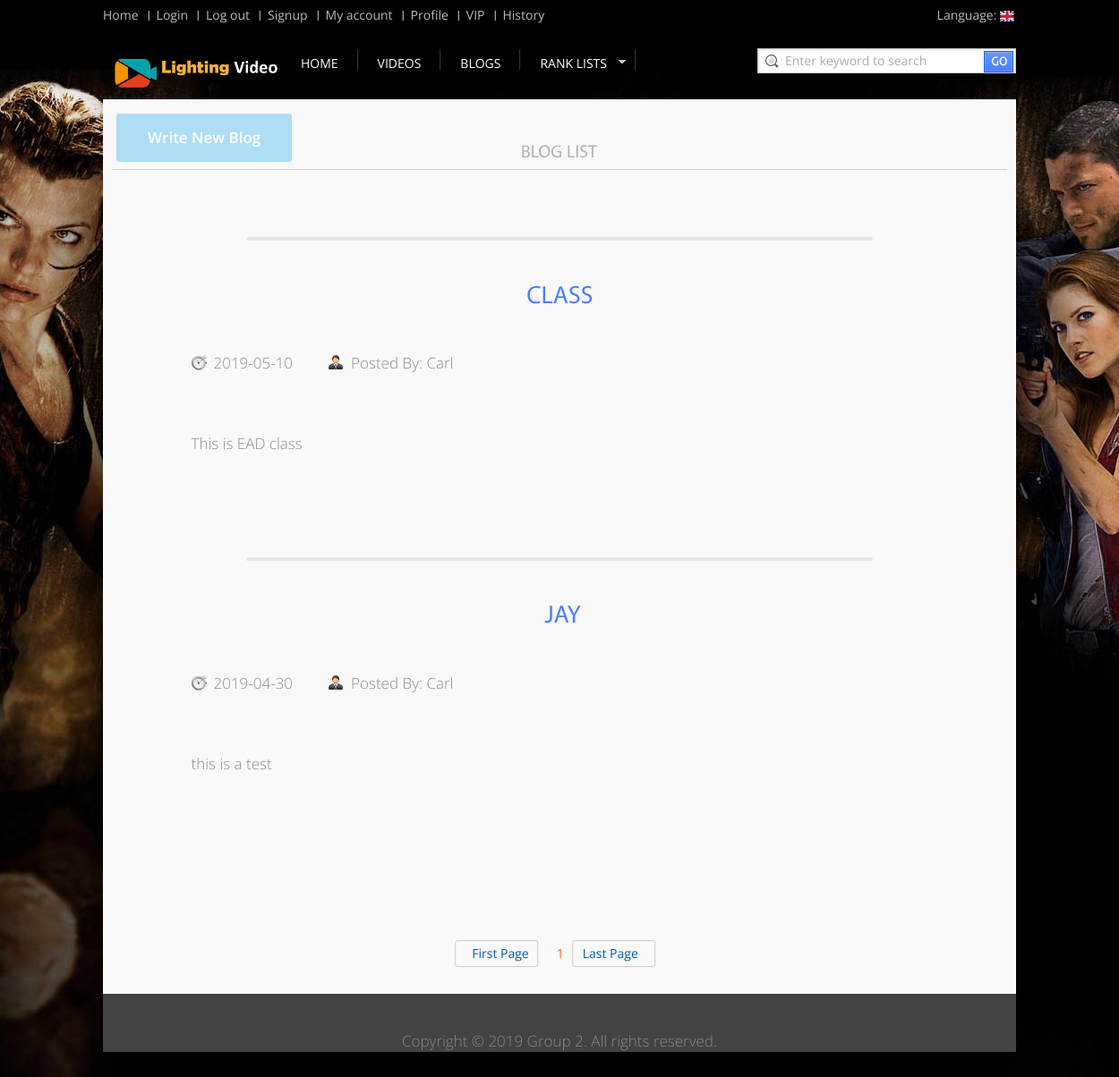
/blog/blogs.php (signed in), run on the app's committed database.
### tables this page shows
CREATE TABLE `blogs` (
  `bg_id` int(20) NOT NULL,
  `bg_title` text,
  `bg_date` date DEFAULT NULL,
  `bg_contents` text,
  `ac_id` int(20) DEFAULT NULL,
  `bg_popularity` varchar(99) DEFAULT NULL
);

CREATE TABLE `accounts` (
  `ac_id` int(20) NOT NULL,
  `ac_name` varchar(30) NOT NULL,
  `ac_password` varchar(20) NOT NULL,
  `ac_age` int(3) NOT NULL,
  `ac_phone` varchar(33) NOT NULL,
  `ac_email` varchar(30) NOT NULL,
  `ac_type` varchar(10) NOT NULL
);

### blog/blogs.php (the view, shortened to what this page needs)
<?php
require_once('../includes/rank_list_header.php');
?>
<link rel="stylesheet" href="../modal/bootstrap.min.css" />
<link rel="stylesheet" href="../js/confirm/example/example.css">
<link rel="stylesheet" href="../js/confirm/lib/sweet-alert.css">
</head>
<div id="content_sec" style="position:relative;">
    <div style='position:absolute;margin-top:-20px;z-index:100;'>
        <button style='display:inline;float:left;' data-toggle="modal" data-target="#myModal">Write New Blog</button>
    </div>
    <div class="col1">
        <div class="blog" style="position:relative;">
            <h2 class="heading">Blog List</h2>
            <ul class="bloglisting">
                <?php
                $num_rec_per_page = 6;
                if (isset($_GET["page"])) {
                    $page  = $_GET["page"];
                } else {
                    $page = 1;
                };
                $start_from = ($page - 1) * $num_rec_per_page;
                $query = "SELECT * ";
                $query .= "FROM blogs order by bg_id desc LIMIT $start_from, $num_rec_per_page ";
                $result = mysqli_query($connection, $query);
                while ($loop = mysqli_fetch_array($result)) {
                    $acid = $loop['ac_id'];
                    $query3 = "select ac_name from accounts where ac_id = '$acid'";
                    $result3 = mysqli_query($connection, $query3);
                    $row3 = mysqli_fetch_array($result3);
                    echo "<li>";
                    echo "<div class='desc'>";
                    echo "<h3>" . "<a href='' class='colr'>" . $loop["bg_title"] . "</a>" . "</h3>";
                    echo "<p class='time'>" . $loop['bg_date'] . "</p>";
                    echo "<p class='postedby'>Posted By:      " . $row3['ac_name'] . "</p>";
                    echo "<p class='txt'>" . $loop['bg_contents'] . "</p>";
                    echo "</div>";
                    echo "</li>";
                    ?>
                    <div class="container" style="z-index:200;">
                    </div>
                <?php
            }
            ?>
            </ul>
        </div>
    </div>
    <div class="page-icon" style="position:absolute;left:50%;bottom:0;transform: translate(-50%, -50%);">
        <ul>
            <?php
            $query2 = "SELECT * FROM blogs";
            $rs_result = mysqli_query($connection, $query2);
            $total_records = mysqli_num_rows($rs_result);
            $total_pages = ceil($total_records / $num_rec_per_page);
            echo "<a class='page-disabled' href='blogs.php?page=1'>" . "<i></i>First Page</a>";
            for ($i = 1; $i <= $total_pages; $i++) {
                if ($i == $page) {
                    echo "<span class='page-current'>$i</span>";
                } else {
                    echo "<a href='blogs.php?page=" . $i . "'>" . $i . "</a>";
                }
            };
            echo "<a class='page-next' href='blogs.php?page=$total_pages'>" . "Last Page<i></i></a>";
            ?>
        </ul>
    </div>
</div>
<div id="copyrights">
    <div class="inner">
        <p>Copyright © 2019 Group 2. All rights reserved.</p>
    </div>
</div>
</body>
</html>

### css/style.css (style rules this page uses)
* { padding: 0px; margin: 0px; }
body { min-height: 1000px; background-image: url(../images/bg2.jpg); background-repeat: no-repeat; background-position: 50% 50px; background-color: #000; font-family: Verdana, Geneva, sans-serif; font-size: 11px; color: #666; }
a { text-decoration: none; outline: none; color: #666; }
.colr { color: #4b7eff !important; }
h2 { font-size: 20px; font-weight: normal; }
h3 { font-size: 18px; font-weight: normal; }
p { line-height: 18px; }
.heading { padding: 15px 0px 8px 0px; width: 100%; border-bottom: #cccccc solid 1px; margin-bottom: 10px; }
#content_sec { min-height: 1000px; position:relative; width: 1020px; height: 100%; float: left; background-color: #f9f9f9; border: #f9f9f9 solid 10px; }
.col1 { width: 100%; float: left; }
.blog { width: 100%; float: left; padding-bottom: 20px; }
.blog ul.bloglisting { width: 100%; float: left; list-style: none; }
.blog ul.bloglisting li { width: 100%; float: left; padding: 15px 0px; }
.blog ul.bloglisting li .desc { width: 823px; margin: auto; }
.blog ul.bloglisting li .desc h3 { padding-bottom: 7px; }
.blog ul.bloglisting li .desc p.txt { padding: 5px 0px; }
.blog ul.bloglisting li .desc p.time { float: left; background-image: url(../images/watch.gif); background-repeat: no-repeat; background-position: left; padding-left: 25px; margin-right: 40px; }
.blog ul.bloglisting li .desc p.postedby { float: left; background-image: url(../images/man.png); background-repeat: no-repeat; background-position: left; padding-left: 25px; }
.inner { width: 1000px; margin: 0px auto; }
#copyrights { width: 100%; background-color: #434343; padding-top: 10px; color: #888888; }
#copyrights p { float: center; text-align: center; }

### css/jason_lv.css (style rules this page uses)
body { background-color: black !important; background-image: url(../images/bigbg1.jpg) !important; }

### css/yema.css (style rules this page uses)
.page-icon { margin:20px 0 0 0; font-size:0; text-align:center; }
.page-icon a,.page-disabled,.page-next { border:1px solid #ccc; border-radius:3px; padding:4px 10px 5px; font-size:14PX; margin-right:10px; }
.page-icon a { text-decoration:none; color:#005aa0; }
.page-current { color:#ff6600; padding:4px 10px 5px; font-size:14PX; }
.page-disabled { color:#ccc; }
.page-next i,.page-disabled i { cursor:pointer; display:inline-block; width:5px; height:9px; background-image:url(http://img.mukewang.com/547fdbc60001bab900880700.gif); }
.page-disabled i { background-position:-80px -608px; margin-right:3px; }
.page-next i { background-position:-62px -608px; margin-left:3px; }

### js/confirm/example/example.css (style rules this page uses)
body { background-color: #f2f4f6; font-family: 'Open Sans', sans-serif; text-align: center; }
h2 { font-size: 20px; color: #A9B2BC; line-height: 25px; text-transform: uppercase; font-weight: 300; text-align: center; display: block; }
h3 { font-size: 28px; color: #C7CCD1; text-transform: uppercase; font-family: 'Open Sans Condensed', sans-serif; margin-top: 100px; text-align: center; position: relative; }
h3::after { content: ""; background-color: #e2e5e8; height: 4px; width: 700px; left: 50%; margin-left: -350px; position: absolute; margin-top: -50px; border-radius: 2px; }
a { text-decoration: none; }
p { max-width: 826px; margin: 30px auto; font-size: 17px; font-weight: 300; color: #848D94; line-height: 25px; text-align: left; }
button, .button { background-color: #AEDEF4; color: white; border: none; box-shadow: none; font-size: 17px; font-weight: 500; font-weight: 600; border-radius: 3px; padding: 15px 35px; margin: 26px 5px 0 5px; cursor: pointer; }

### data on the page
blogs: bg_date "2019-05-10", ac.ac_name "Carl", bg_contents "This is EAD class"
blogs: bg_date "2019-04-30", ac.ac_name "Carl", bg_contents "this is a test"
